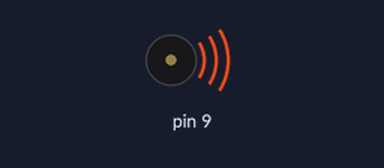
Simulated run of this sketch. Board: Arduino Uno, built with avr-gcc and run on an emulated ATmega328P. On the bench: buzzer (waves = sounding).

Above: at 0.8 s.
At 16.6 s:
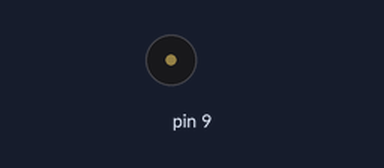
Timing chart, 0 to 18.1 s (numbered marks = the images above):
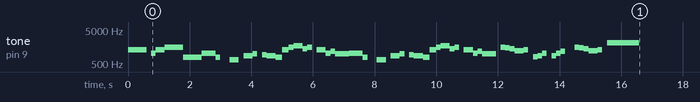

The sketch:

speaker.ino
```cpp
void setup() {
  musik();
}

void loop() {

}


void musik(){
tone(9,1318,150);
delay(150);
tone(9,1318,300);
delay(300);
tone(9,1318,150);
delay(300);
tone(9,1046,150);
delay(150);
tone(9,1318,300);
delay(300);
tone(9,1568,600);
delay(600);
tone(9,784,600);
delay(600);
tone(9,1046,450) ; // 2й такт
delay(450);
tone(9,784,150);
delay(450);
tone(9,659,300);
delay(450);
tone(9,880,300);
delay(300);
tone(9,987,150);
delay(300);
tone(9,932,150);
delay(150);
tone(9,880,300);
delay(300);
tone(9,784,210); // 3й такт
delay(210);
tone(9,1318,210);
delay(210);
tone(9,1568,150);
delay(150);
tone(9,1750,300);
delay(300);
tone(9,1396,150);
delay(150);
tone(9,1568,150);
delay(300);
tone(9,1318,300);
delay(300);
tone(9,1046,150);
delay(150);
tone(9,1174,150);
delay(150);
tone(9,987,450);
delay(450);
tone(9,1046,450); // 4й такт
delay(450);
tone(9,784,150);
delay(450);
tone(9,659,300);
delay(450);
tone(9,880,300);
delay(300);
tone(9,987,150);
delay(300);
tone(9,932,150);
delay(150);
tone(9,880,300);
delay(300);
tone(9,784,210); // 5й такт
delay(210);
tone(9,1318,210);
delay(210);
tone(9,1568,150);
delay(150);
tone(9,1750,300);
delay(300);
tone(9,1396,150);
delay(150);
tone(9,1568,150);
delay(300);
tone(9,1318,300);
delay(300);
tone(9,1046,150);
delay(150);
tone(9,1174,150);
delay(150);
tone(9,987,450);
delay(600);
tone(9,1568,150); // 6ой Спуск вниз
delay(150);
tone(9,1480,150);
delay(150);
tone(9,1396,150);
delay(150);
tone(9,1244,300);
delay(300);
tone(9,1318,150);
delay(300);
tone(9,830,150);
delay(150);
tone(9,880,150);
delay(150);
tone(9,1046,150);
delay(300);
tone(9,880,150);
delay(150);
tone(9,1046,150);
delay(150);
tone(9,1174,150);
delay(150);
delay(300); // 7ой
tone(9,1568,150);
delay(150);
tone(9,1480,150);
delay(150);
tone(9,1396,150);
delay(150);
tone(9,1244,300);
delay(300);
tone(9,1318,150);
delay(300);
tone(9,2093,300);
delay(300);
tone(9,2093,150);
delay(150);
tone(9,2093,600);
delay(600);
}
```
